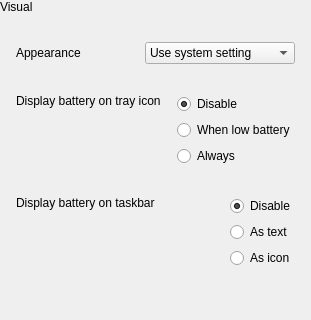
       <widget class="QWidget" name="visual">
        <layout class="QVBoxLayout" name="visualLayout">
         <property name="spacing">
          <number>6</number>
         </property>
         <property name="leftMargin">
          <number>0</number>
         </property>
         <property name="topMargin">
          <number>0</number>
         </property>
         <property name="rightMargin">
          <number>0</number>
         </property>
         <property name="bottomMargin">
          <number>0</number>
         </property>
         <item>
          <widget class="QLabel" name="lbTitleVisual">
           <property name="text">
            <string>Visual</string>
           </property>
           <property name="cssClass" stdset="0">
            <string notr="true">pageTitle</string>
           </property>
          </widget>
         </item>
         <item>
          <spacer name="spacerVisualTitle">
           <property name="orientation">
            <enum>Qt::Vertical</enum>
           </property>
           <property name="sizeType">
            <enum>QSizePolicy::Fixed</enum>
           </property>
           <property name="sizeHint" stdset="0">
            <size>
             <width>0</width>
             <height>10</height>
            </size>
           </property>
          </spacer>
         </item>
         <item>
          <widget class="QFrame" name="cardAppearance">
           <property name="frameShape">
            <enum>QFrame::NoFrame</enum>
           </property>
           <property name="cssClass" stdset="0">
            <string notr="true">settingCard</string>
           </property>
           <layout class="QHBoxLayout" name="cardAppearanceLayout" stretch="1,0">
            <property name="spacing">
             <number>16</number>
            </property>
            <property name="leftMargin">
             <number>16</number>
            </property>
            <property name="topMargin">
             <number>12</number>
            </property>
            <property name="rightMargin">
             <number>16</number>
            </property>
            <property name="bottomMargin">
             <number>12</number>
            </property>
            <item>
             <widget class="QLabel" name="lbAppearance">
              <property name="text">
               <string>Appearance</string>
              </property>
              <property name="cssClass" stdset="0">
               <string notr="true">cardTitle</string>
              </property>
             </widget>
            </item>
            <item>
             <widget class="QComboBox" name="cbAppearanceMode">
              <property name="minimumSize">
               <size>
                <width>150</width>
                <height>0</height>
               </size>
              </property>
              <property name="sizeAdjustPolicy">
               <enum>QComboBox::AdjustToContents</enum>
              </property>
              <item>
               <property name="text">
                <string>Use system setting</string>
               </property>
              </item>
              <item>
               <property name="text">
                <string>Light</string>
               </property>
              </item>
              <item>
               <property name="text">
                <string>Dark</string>
               </property>
              </item>
             </widget>
            </item>
           </layout>
          </widget>
         </item>
         <item>
          <widget class="QFrame" name="cardTrayIconBattery">
           <property name="frameShape">
            <enum>QFrame::NoFrame</enum>
           </property>
           <property name="cssClass" stdset="0">
            <string notr="true">settingCard</string>
           </property>
           <layout class="QHBoxLayout" name="cardTrayIconBatteryLayout" stretch="1,0">
            <property name="spacing">
             <number>16</number>
            </property>
            <property name="leftMargin">
             <number>16</number>
            </property>
            <property name="topMargin">
             <number>12</number>
            </property>
            <property name="rightMargin">
             <number>16</number>
            </property>
            <property name="bottomMargin">
             <number>12</number>
            </property>
            <item>
             <widget class="QLabel" name="lbTrayIconBattery">
              <property name="text">
               <string>Display battery on tray icon</string>
              </property>
              <property name="alignment">
               <set>Qt::AlignLeading|Qt::AlignLeft|Qt::AlignTop</set>
              </property>
              <property name="cssClass" stdset="0">
               <string notr="true">cardTitle</string>
              </property>
             </widget>
            </item>
            <item>
             <layout class="QVBoxLayout" name="horizontalLayout">
              <property name="spacing">
               <number>6</number>
              </property>
              <item>
               <widget class="QRadioButton" name="rbDisplayBatteryOnTrayIconDisable">
                <property name="text">
                 <string>Disable</string>
                </property>
                <property name="checked">
                 <bool>true</bool>
                </property>
                <attribute name="buttonGroup">
                 <string notr="true">buttonGroup</string>
                </attribute>
               </widget>
              </item>
              <item>
               <widget class="QRadioButton" name="rbDisplayBatteryOnTrayIconWhenLowBattery">
                <property name="text">
                 <string>When low battery</string>
                </property>
                <attribute name="buttonGroup">
                 <string notr="true">buttonGroup</string>
                </attribute>
               </widget>
              </item>
              <item>
               <widget class="QRadioButton" name="rbDisplayBatteryOnTrayIconAlways">
                <property name="text">
                 <string>Always</string>
                </property>
                <attribute name="buttonGroup">
                 <string notr="true">buttonGroup</string>
                </attribute>
               </widget>
              </item>
             </layout>
            </item>
           </layout>
          </widget>
         </item>
         <item>
          <widget class="QFrame" name="cardTaskbarBattery">
           <property name="frameShape">
            <enum>QFrame::NoFrame</enum>
           </property>
           <property name="cssClass" stdset="0">
            <string notr="true">settingCard</string>
           </property>
           <layout class="QHBoxLayout" name="cardTaskbarBatteryLayout" stretch="1,0">
            <property name="spacing">
             <number>16</number>
            </property>
            <property name="leftMargin">
             <number>16</number>
            </property>
            <property name="topMargin">
             <number>12</number>
            </property>
            <property name="rightMargin">
             <number>16</number>
            </property>
            <property name="bottomMargin">
             <number>12</number>
            </property>
            <item>
             <widget class="QLabel" name="lbTaskbarBattery">
              <property name="text">
               <string>Display battery on taskbar</string>
              </property>
              <property name="alignment">
               <set>Qt::AlignLeading|Qt::AlignLeft|Qt::AlignTop</set>
              </property>
              <property name="cssClass" stdset="0">
               <string notr="true">cardTitle</string>
              </property>
             </widget>
            </item>
            <item>
             <layout class="QVBoxLayout" name="horizontalLayout_5">
              <property name="spacing">
               <number>6</number>
              </property>
              <item>
               <widget class="QRadioButton" name="rbDisplayBatteryOnTaskbarDisable">
                <property name="text">
                 <string>Disable</string>
                </property>
                <property name="checked">
                 <bool>true</bool>
                </property>
                <attribute name="buttonGroup">
                 <string notr="true">buttonGroup_2</string>
                </attribute>
               </widget>
              </item>
              <item>
               <widget class="QRadioButton" name="rbDisplayBatteryOnTaskbarText">
                <property name="text">
                 <string>As text</string>
                </property>
                <attribute name="buttonGroup">
                 <string notr="true">buttonGroup_2</string>
                </attribute>
               </widget>
              </item>
              <item>
               <widget class="QRadioButton" name="rbDisplayBatteryOnTaskbarIcon">
                <property name="text">
                 <string>As icon</string>
                </property>
                <attribute name="buttonGroup">
                 <string notr="true">buttonGroup_2</string>
                </attribute>
               </widget>
              </item>
             </layout>
            </item>
           </layout>
          </widget>
         </item>
         <item>
          <spacer name="spacerVisual">
           <property name="orientation">
            <enum>Qt::Vertical</enum>
           </property>
           <property name="sizeHint" stdset="0">
            <size>
             <width>20</width>
             <height>40</height>
            </size>
           </property>
          </spacer>
         </item>
        </layout>
       </widget>
